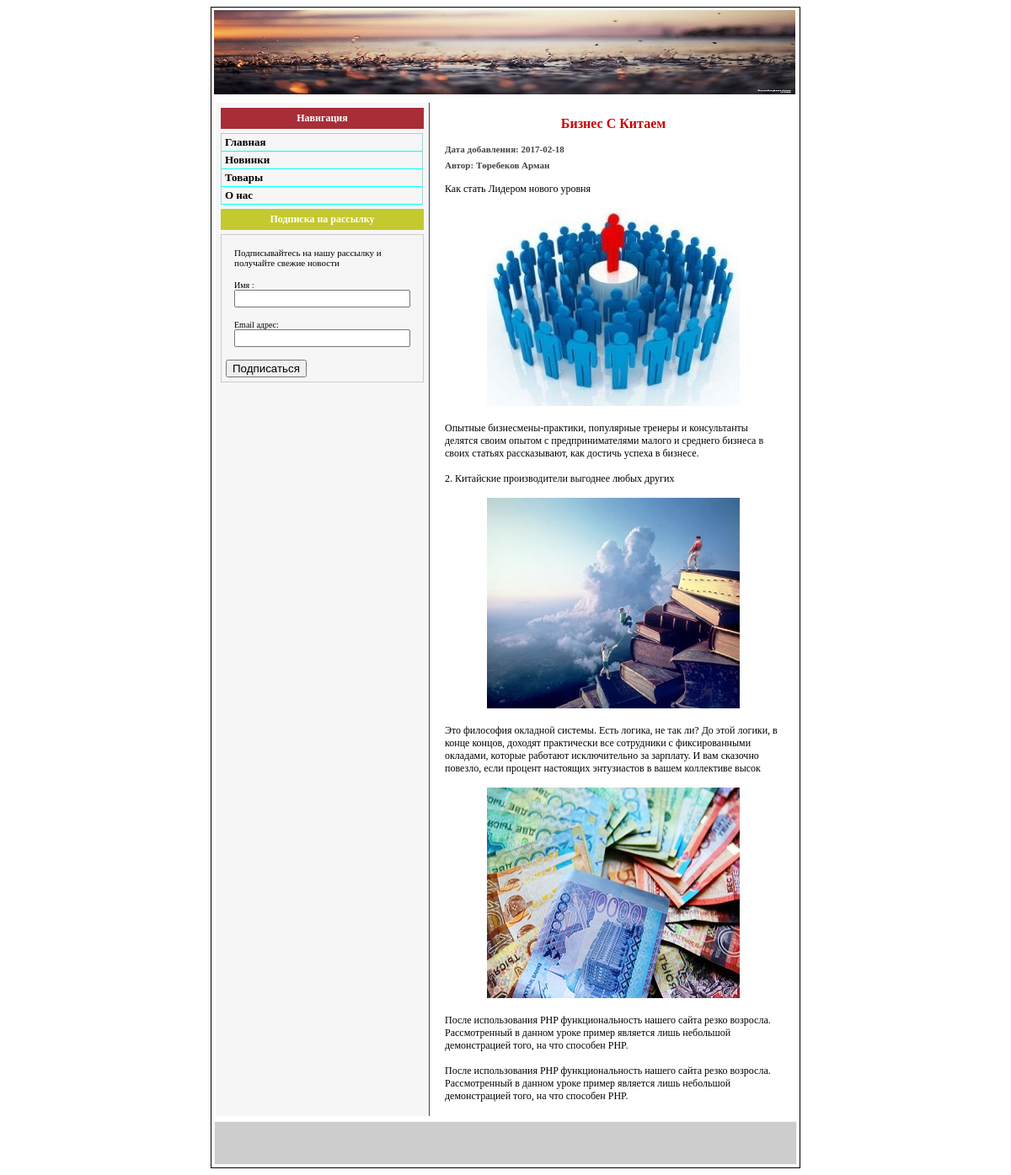
/view_lesson.php?id=1, run on the app's committed database.
### tables this page shows
CREATE TABLE `lessons` (
  `id` int(11) NOT NULL,
  `title` varchar(255) NOT NULL,
  `meta_d` varchar(255) NOT NULL,
  `meta_k` varchar(255) NOT NULL,
  `date` date NOT NULL,
  `description` text NOT NULL,
  `text` text NOT NULL,
  `author` varchar(255) NOT NULL
);

### view_lesson.php (the view, shortened to what this page needs)
<?php
include ("blocks/bd.php");
if(isset($_GET['id']))
{
	$id = $_GET['id'];
}
$result = mysql_query("SELECT * FROM lessons WHERE id='$id'",$db);
$myrow = mysql_fetch_array($result);
?>
<!DOCTYPE html>
<html>
<head>
    <link href="css/index.css" rel="stylesheet">
</head>
<body>
    <table width="690" align="center" class="main_border">
        <tbody>
            <?php include("blocks/header.php");?>
            <tr>
                    <td >
                        <table>
                            <tr>
                                    <?php include ("blocks/lefttd.php")?>
                                <td valign="top">
									<p class="view_title"><?php echo $myrow['title']?></p>
									<p class="view_date">Дата добавления: <?php echo $myrow['date']?></p>
									<p class="view_date">Автор: <?php echo $myrow['author']?></p>
									<?php echo $myrow['text'];  ?>
                                   <p > После использования PHP функциональность нашего сайта резко возросла.
                                       Рассмотренный в данном уроке пример является лишь небольшой демонстрацией того, на что способен PHP.</p>
                                </td>
                            </tr>
                        </table>
                    </td>
            </tr>
            <?php include("blocks/footer.php")?>
        </tbody>
    </table>
</body>
</html>

### css/index.css (style rules this page uses)
.main_border { border: 1px solid #000000; }
p { font-family: Verdana; font-size:12px; margin: 15px; }
.view_title { font-size:16px; font-weight:bold; color:#cc0000; text-align:center; }
.view_date { font-size:11px; color:#424242; margin-top:7px; margin-bottom:7px; font-weight:bold; }

### data on the page
lessons: title "Бизнес С Китаем", date "2017-02-18", author "Төребеков Арман", text "Как стать Лидером нового уровня Опытные бизнесмены-практики, популярные тренеры и консультанты делятся своим опытом с предпринимателями малого и среднего бизнеса в своих статьях рассказывают, как достичь успеха в бизнесе. 2. Китайские производители выгоднее любых других Это философия окладной системы. Есть логика, не так ли? До этой логики, в конце концов, доходят практически все сотрудники с фиксированными окладами, которые работают исключительно за зарплату. И вам сказочно повезло, если процент настоящих энтузиастов в вашем коллективе высок После использования PHP функциональность нашего сайта резко возросла. Рассмотренный в данном уроке пример является лишь небольшой демонстрацией того,…", text (picture)
